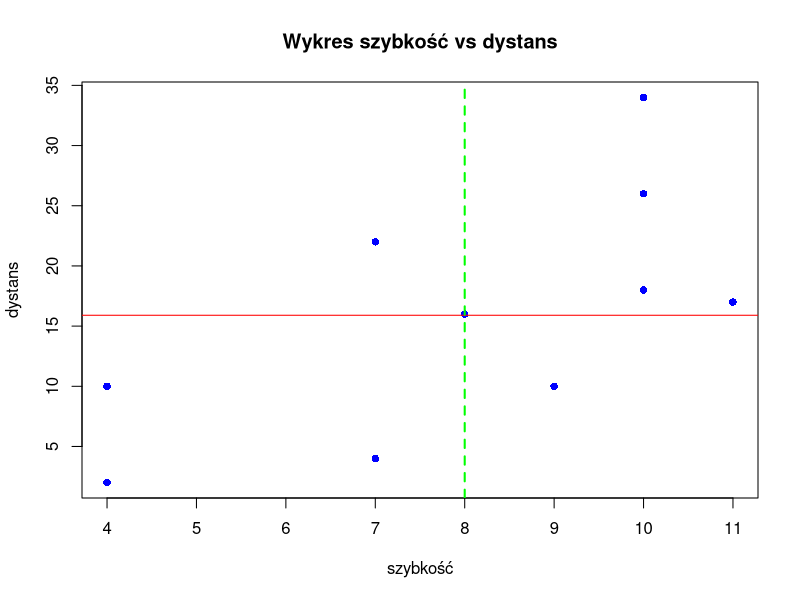
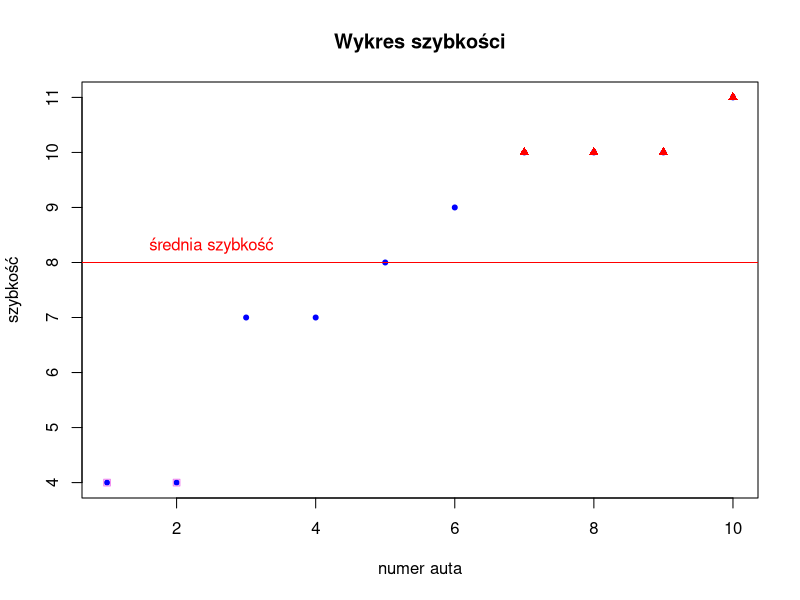
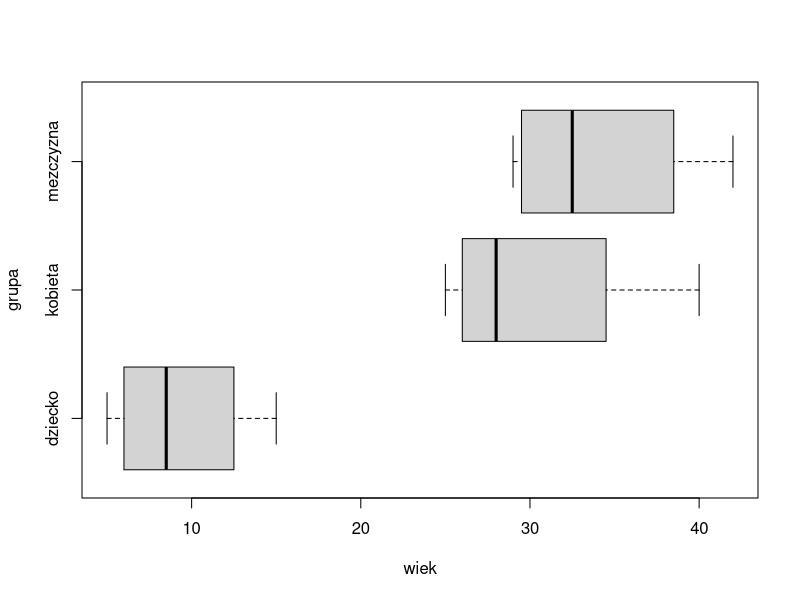
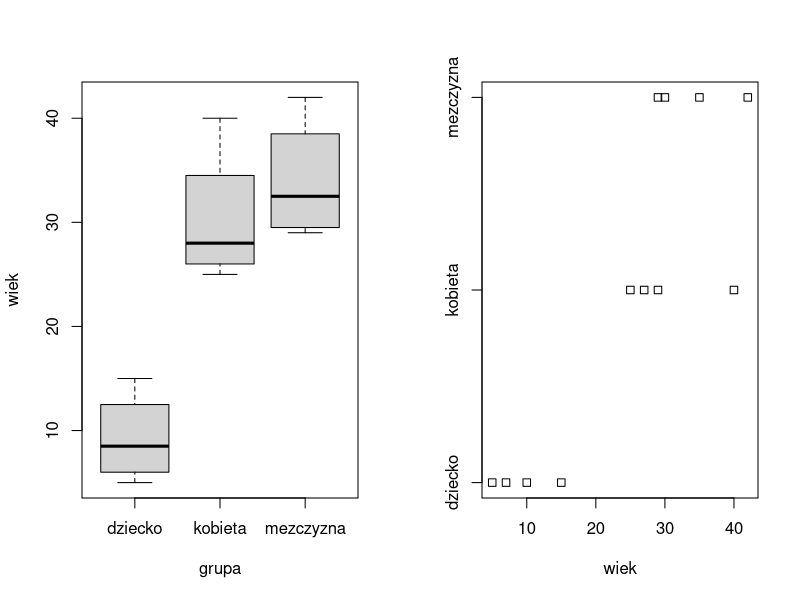
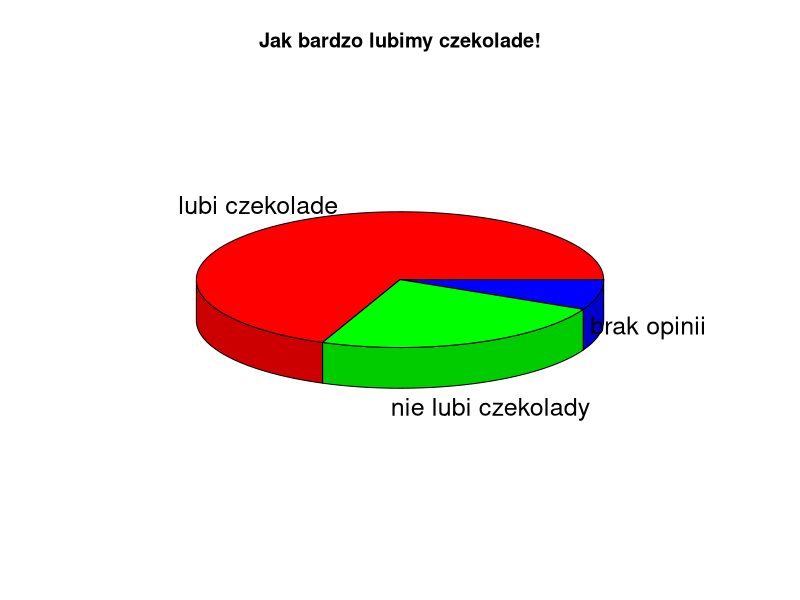
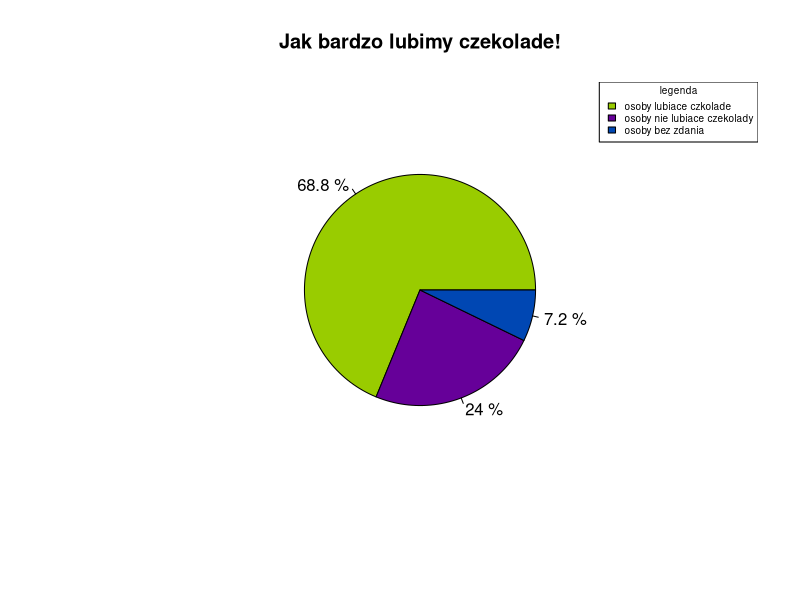

Source code (R) for these figures, in order:
wybraneAuta <- head(cars, 10)
#zad 4


plot(x = wybraneAuta$speed, y = wybraneAuta$dist,
     xlab = "szybkość", ylab = "dystans",
     main = "Wykres szybkość vs dystans",
     col = "blue", 
     pch = 16 
)
abline(h = mean(wybraneAuta$dist), col="red") # v - wertykalnie, h – horyzontalnie

abline(v = mean(wybraneAuta$speed), col="green", lty = 2, lwd = 2)


#zad5


wybraneAuta$speed
najszybsze <- wybraneAuta$speed[wybraneAuta$speed>9]
najszybsze
idNajszybsze<-which(wybraneAuta$speed>9)
idNajszybsze

#
najwolniejsze <- wybraneAuta$speed[wybraneAuta$speed<6]
najwolniejsze
idNajwolniejsze<-which(wybraneAuta$speed<6)
idNajwolniejsze
#

plot(wybraneAuta$speed,
  xlab = "numer auta",
  ylab = "szybkość",
  main = "Wykres szybkości",
  col = "blue", 
  pch = 20 
)
points(idNajszybsze, najszybsze, col = "red", pch = 17)
abline(h = mean(wybraneAuta$speed), col="red") # v - wertykalnie, h – horyzontalnie
text(2.5, 8.3, "średnia szybkość", col = "red")
#
points(idNajwolniejsze, najwolniejsze, col = "violet", pch = 22)
#


wiekPrzypadkowychLudzi2 <- data.frame(
  grupa = c("kobieta", "mezczyzna", "dziecko"),
  wiek = c(27,30,5,25,35,10,29,29,7,40,42,15)
)
wiekPrzypadkowychLudzi2


#zad6
boxplot(wiek ~ grupa, data = wiekPrzypadkowychLudzi2, horizontal = TRUE)


#zad7
attach(wiekPrzypadkowychLudzi2)

par(mfrow = c(1,2))
boxplot(wiek ~ grupa, data = wiekPrzypadkowychLudzi2)
stripchart(wiek ~ grupa, data = wiekPrzypadkowychLudzi2)
dev.off()
############################


pewneStatystyki <- data.frame(
  grupa = c("lubi czekolade", "nie lubi czekolady", "brak opinii"),
  licznosc = c(86,30,9)
)

#zad8
install.packages("plotrix")
library(plotrix)


pie3D(pewneStatystyki$licznosc,labels=pewneStatystyki$grupa, main="Jak bardzo lubimy czekolade!")

#zad9
pie(pewneStatystyki$licznosc, 
    radius = 0.6,
    main = "Jak bardzo lubimy czekolade!",
    labels = paste(pewneStatystyki$licznosc/sum(pewneStatystyki$licznosc) * 100, "%" ),
    col = c("#99cc00", "#660099", "#0047b3")
)

legend("topright", cex = 0.6, 
    c("osoby lubiace czkolade", "osoby nie lubiace czekolady", "osoby bez zdania"), 
    fill = c("#99cc00", "#660099", "#0047b3"), title = "legenda"
)